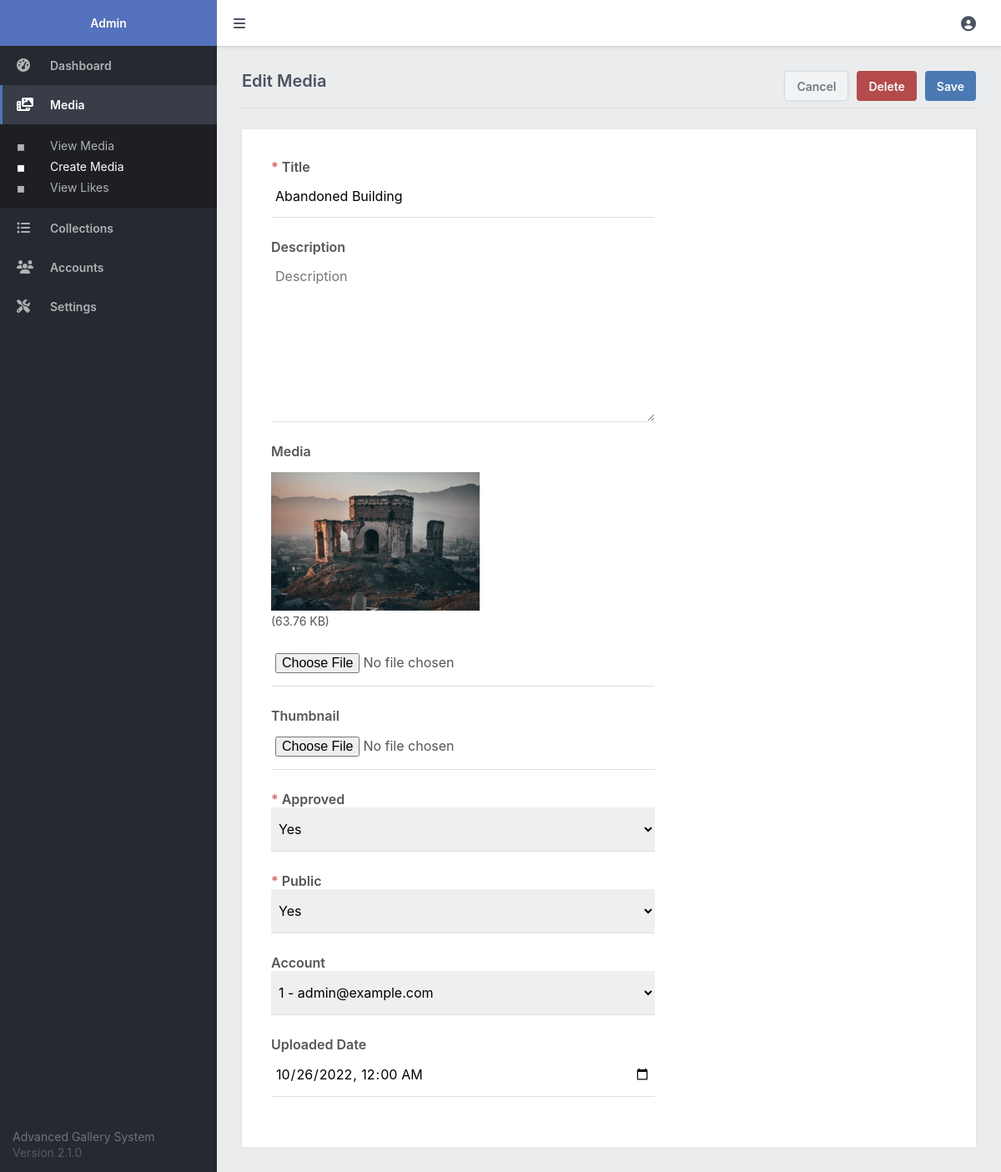
Screenshot of /admin/media.php?id=1 (signed in) with the database file from the repository.
### tables this page shows
CREATE TABLE IF NOT EXISTS `media` (
  `id` int(11) NOT NULL AUTO_INCREMENT,
  `title` varchar(255) NOT NULL,
  `description` text NOT NULL,
  `filepath` varchar(255) NOT NULL,
  `uploaded_date` datetime NOT NULL DEFAULT current_timestamp(),
  `type` varchar(10) NOT NULL,
  `thumbnail` varchar(255) NOT NULL DEFAULT '',
  `approved` tinyint(1) NOT NULL DEFAULT 1,
  `public` tinyint(1) NOT NULL DEFAULT 1,
  `acc_id` int(11) DEFAULT NULL,
  PRIMARY KEY (`id`)
);

CREATE TABLE IF NOT EXISTS `accounts` (
  `id` int(11) NOT NULL AUTO_INCREMENT,
  `email` varchar(100) NOT NULL,
  `password` varchar(255) NOT NULL,
  `display_name` varchar(50) NOT NULL,
  `role` enum('Admin','Member') NOT NULL,
  PRIMARY KEY (`id`)
);

### functions.php (called while the page is built, shortened)
<?php
function convert_filesize($bytes, $precision = 2) {
    $units = ['B', 'KB', 'MB', 'GB', 'TB'];
    $bytes = max($bytes, 0);
    $pow = floor(($bytes ? log($bytes) : 0) / log(1024));
    $pow = min($pow, count($units) - 1);
    $bytes /= pow(1024, $pow);
    return round($bytes, $precision) . ' ' . $units[$pow];
}
?>

### admin/media.php (the view, shortened to what this page needs)
<?php
include 'main.php';
$media = [
    'title' => '',
    'description' => '',
    'uploaded_date' => date('Y-m-d H:i'),
    'type' => '',
    'thumbnail' => '',
    'filepath' => '',
    'approved' => 1,
    'public' => 1,
    'acc_id' => NULL
];
$stmt = $pdo->prepare('SELECT * FROM accounts');
$stmt->execute();
$accounts = $stmt->fetchAll(PDO::FETCH_ASSOC);
if (isset($_GET['id'])) {
    $stmt = $pdo->prepare('SELECT * FROM media WHERE id = ?');
    $stmt->execute([ $_GET['id'] ]);
    $media = $stmt->fetch(PDO::FETCH_ASSOC);
}
if (isset($_GET['id'])) {
    $page = 'Edit';
}
?>
<?=template_admin_header($page . ' Media', 'allmedia', 'manage')?>
<form action="" method="post" enctype="multipart/form-data">
    <div class="content-title responsive-flex-wrap responsive-pad-bot-3">
        <h2 class="responsive-width-100"><?=$page?> Media</h2>
        <a href="allmedia.php" class="btn alt mar-right-2">Cancel</a>
        <?php if ($page == 'Edit'): ?>
        <input type="submit" name="delete" value="Delete" class="btn red mar-right-2" onclick="return confirm('Are you sure you want to delete this media?')">
        <?php endif; ?>
        <input type="submit" name="submit" value="Save" class="btn">
    </div>
    <div class="content-block">
        <div class="form responsive-width-100">
            <label for="title"><i class="required">*</i> Title</label>
            <input id="title" type="text" name="title" placeholder="Title" value="<?=htmlspecialchars($media['title'], ENT_QUOTES)?>" required>
            <label for="description">Description</label>
            <textarea id="description" name="description" placeholder="Description"><?=htmlspecialchars($media['description'], ENT_QUOTES)?></textarea>
            <?php if ($page != 'Edit'): ?>
            <label for="media"><i class="required">*</i> Media</label>
            <input type="file" name="media" accept="audio/*,video/*,image/*" required>
            <label for="thumbnail">Thumbnail</label>
            <input type="file" name="thumbnail" accept="image/*">
            <?php else: ?>
            <label for="media">Media</label>
            <div style="padding: 15px 0">
                <?php if ($media['type'] == 'image'): ?>
                <img src="../<?=$media['filepath']?>" alt="" style="max-width:250px;max-height:250px;">
                <?php elseif ($media['type'] == 'video'): ?>
                <video src="../<?=$media['filepath']?>" width="250" height="250" controls autoplay></video>
                <?php elseif ($media['type'] == 'audio'): ?>
                <audio src="../<?=$media['filepath']?>" controls autoplay></audio>
                <?php endif; ?>
                <div style="font-size:14px">(<?=convert_filesize(filesize('../' . $media['filepath']))?>)</div>
            </div>
            <input type="file" name="media" accept="audio/*,video/*,image/*">
            <label for="thumbnail">Thumbnail</label>
            <input type="file" name="thumbnail" accept="image/*">
            <?php endif; ?>
            <label for="approved"><i class="required">*</i> Approved</label>
            <select id="approved" name="approved" required>
                <option value="1"<?=$media['approved']==1?' selected':''?>>Yes</option>
            </select>
            <label for="public"><i class="required">*</i> Public</label>
            <select id="public" name="public" required>
                <option value="1"<?=$media['public']==1?' selected':''?>>Yes</option>
            </select>
            <label for="acc_id">Account</label>
            <select id="acc_id" name="acc_id" required>
                <?php foreach ($accounts as $account): ?>
                <option value="<?=$account['id']?>"<?=$account['id']==$media['acc_id']?' selected':''?>><?=$account['id']?> - <?=$account['email']?></option>
                <?php endforeach; ?>
            </select>
            <label for="uploaded_date">Uploaded Date</label>
            <input id="uploaded_date" type="datetime-local" name="uploaded_date" value="<?=date('Y-m-d\TH:i', strtotime($media['uploaded_date']))?>" required>
        </div>
    </div>
</form>
<?=template_admin_footer()?>

### admin/admin.css (style rules this page uses)
* { box-sizing: border-box; font-family: -apple-system, BlinkMacSystemFont, "segoe ui", roboto, oxygen, ubuntu, cantarell, "fira sans", "droid sans", "helvetica neue", Arial, sans-serif; font-size: 16px; }
html { height: 100%; }
body { position: relative; min-height: 100%; color: #555555; background-color: #ebeced; margin: 0; }
h1, h2, h3, h4, h5 { color: #4a5361; margin: 0; padding: 0; }
main h2 { font-size: 20px; padding-bottom: 20px; font-weight: 600; }
main .content-title { border-bottom: 1px solid #dbdddf; display: flex; }
main .content-title h2 { flex: 1; }
main .content-title .btn { height: 36px; }
main .content-block { background-color: #fff; margin-top: 25px; padding: 15px; box-shadow: 0px 0px 5px 1px rgba(0, 0, 0, 0.03); overflow: hidden; }
main .form { display: flex; flex-flow: column; width: 500px; padding: 20px; }
main .form input[type="text"], main .form input[type="password"], main .form input[type="datetime-local"], main .form input[type="email"], main .form input[type="number"], main .form input[type="file"], main .form textarea, main .form select { width: 100%; padding: 15px 5px; margin-bottom: 25px; border: 0; border-bottom: 1px solid #dedfe1; }
main .form textarea { height: 200px; }
main .form label { display: block; font-weight: 600; }
main .form label .required { font-style: normal; color: #e26060; }
.btn { display: inline-flex; align-items: center; justify-content: center; text-decoration: none; appearance: none; cursor: pointer; border: 0; background: #4a79b4; color: #FFFFFF; padding: 0 14px; font-size: 14px; font-weight: 600; border-radius: 4px; height: 38px; }
.btn.red { background: #b44a4a; }
.btn.alt { color: #75797e; border: 1px solid #d4dbde; box-shadow: 0px 0px 3px 1px rgba(0, 0, 0, 0.03); background: #f1f3f4; }
.mar-right-2 { margin-right: 10px; }

### rows the page displays
media: title "Abandoned Building", filepath (picture), filepath "63.76 KB", approved "Yes", public "Yes", acc_id "1 - admin@example.com", uploaded_date "10/26/2022 00:00"

### other values shown
$page "Edit"
